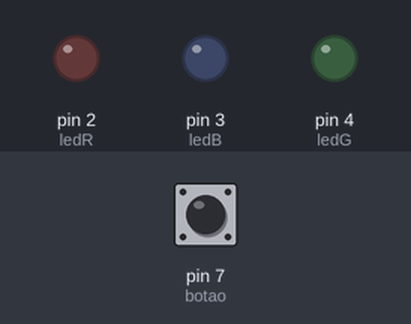
A sketch run on a simulated Arduino Uno, built with avr-gcc and run on an emulated ATmega328P. On the bench: output pins drawn as LEDs (lit = HIGH). The test bench sets the inputs (shaded band); at power-on: pin 7 (botao) LOW.

Above: at 1.2 s.
1.3 s: pin 7 (botao) pulled HIGH for 0.15 s
At 2.6 s:
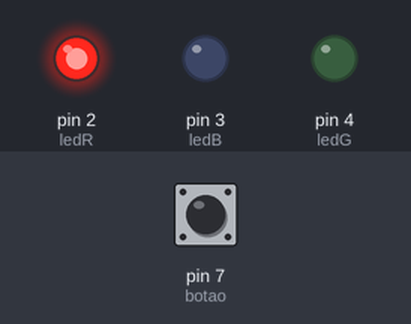
2.9 s: pin 7 (botao) pulled HIGH for 1 s
At 5.1 s:
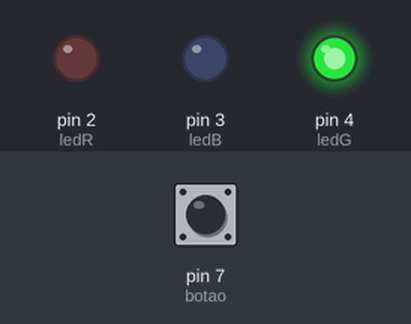
5.4 s: pin 7 (botao) pulled HIGH for 0.15 s
At 6.7 s:
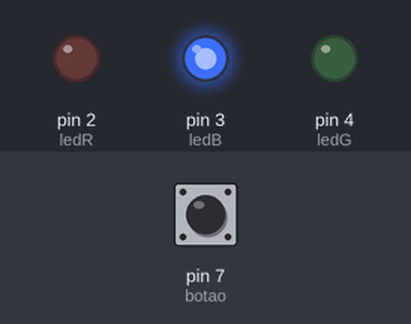
7.0 s: pin 7 (botao) pulled HIGH for 3.2 s
At 11.1 s:
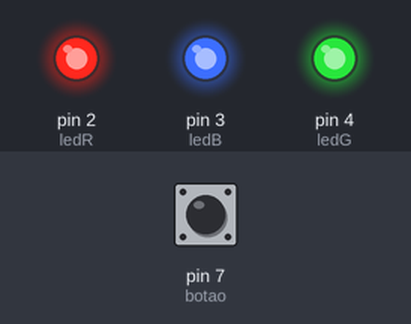
11.7 s: pin 7 (botao) pulled HIGH for 0.15 s
At 13.0 s:
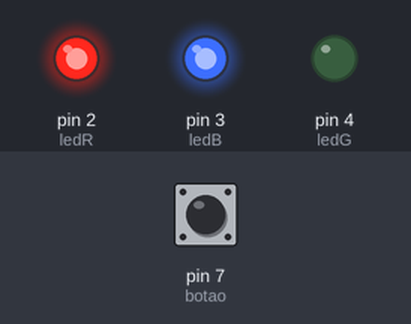
13.3 s: pin 7 (botao) pulled HIGH for 1 s
At 15.4 s:
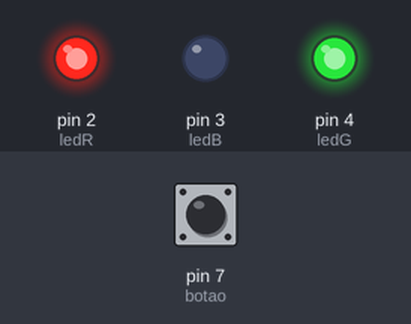
Timing chart, 0 to 16.8 s (numbered marks = the images above; inputs shaded):
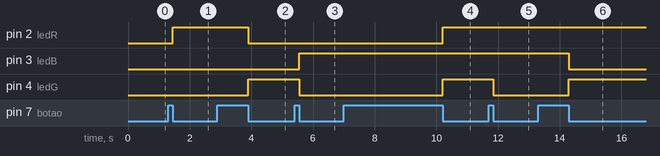

Measured:
- after the input at 1.3 s, pin 2 (ledR): LOW → HIGH after 0.15 s
- after the input at 2.9 s, pin 2 (ledR): HIGH → LOW after 1.0 s; pin 4 (ledG): LOW → HIGH after 1.0 s
- after the input at 5.4 s, pin 3 (ledB): LOW → HIGH after 0.15 s; pin 4 (ledG): HIGH → LOW after 0.15 s
- after the input at 7.0 s, pin 2 (ledR), pin 4 (ledG): LOW → HIGH after 3.2 s
- after the input at 11.7 s, pin 4 (ledG): HIGH → LOW after 0.15 s
- after the input at 13.3 s, pin 3 (ledB): HIGH → LOW after 1.0 s; pin 4 (ledG): LOW → HIGH after 1.0 s

The sketch:

Aula-09.ino
```cpp
#define ledR 2
#define ledG 4
#define ledB 3
#define botao 7

class Btn{
public:
  int btnclicado, btnliberado, pino;
  Btn(int p){
    pino=p;
    btnclicado=0;
    btnliberado=0;
  }
  bool press(){
    if(digitalRead(pino)==1){
      btnclicado=1;
      btnliberado=0;
    }else{
      btnliberado=1;
    }
    if((btnclicado==1) and (btnliberado==1)){
      btnclicado=0;
      btnliberado=0;
      return true;
    }else{
      return false;
    }
  }
};

class Cor{
public:
  int pinoR, pinoG, pinoB, ciclo, maximo;
  Cor(int pr, int pg, int pb):pinoR(pr),pinoG(pg),pinoB(pb){
    ciclo=0;
    maximo=8;
  }
  void trocaLed(){
    if(ciclo==0){
      corLed(1,0,0); //VERMELHO
    }else if(ciclo==1){
      corLed(0,1,0); //VERDE
    }else if(ciclo==2){
      corLed(0,0,1); //AZUL
    }else if(ciclo==3){
      corLed(1,1,1); //BRANCO
    }else if(ciclo==4){
      corLed(1,0,1); //MAGENTA
    }else if(ciclo==5){
      corLed(1,1,0); //AMARELO
    }else if(ciclo==6){
      corLed(0,1,1); //CIANO
    }else if(ciclo==7){
      corLed(0,0,0); //LED APAGADO
    }
    ciclo++;
    if(ciclo>maximo-1){
      ciclo=0;
    }
  }
private:
  void corLed(int r, int g, int b){
    digitalWrite(pinoR,r);
    digitalWrite(pinoG,g);
    digitalWrite(pinoB,b);
  }
};

Btn btn(botao);
Cor cor(ledR, ledG, ledB);

void setup() {
  pinMode(ledR, OUTPUT);
  pinMode(ledG, OUTPUT);
  pinMode(ledB, OUTPUT);
  pinMode(botao, INPUT);
}

void loop() {
  if(btn.press()){
    cor.trocaLed();
  }
}
```
